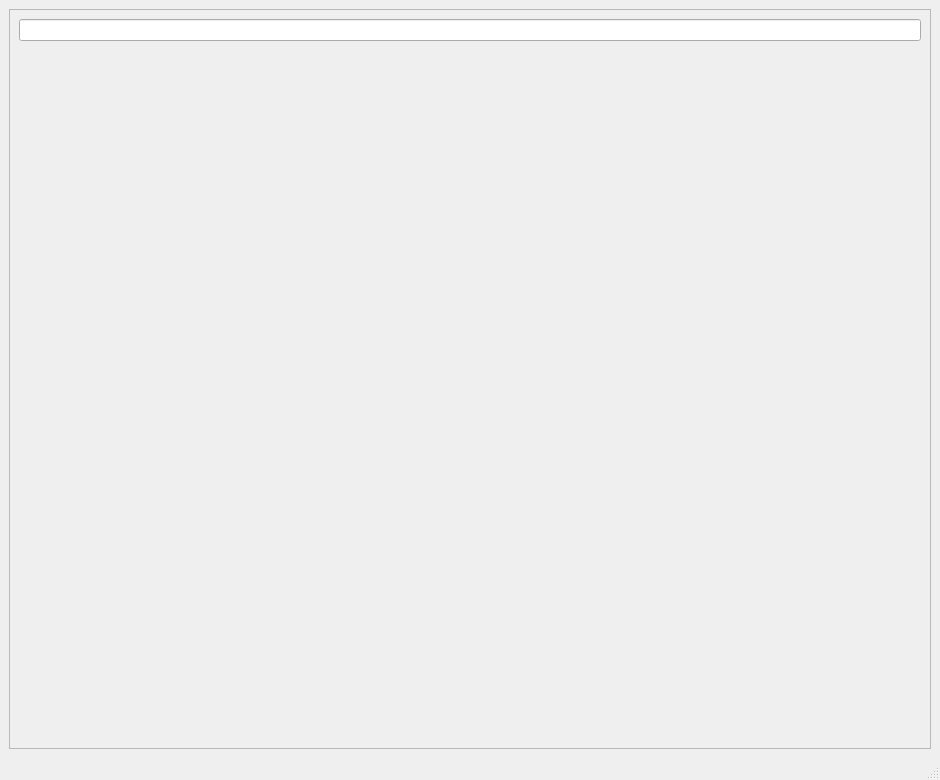
<?xml version="1.0" encoding="UTF-8"?>
<ui version="4.0">
 <class>MainWindow</class>
 <widget class="QMainWindow" name="MainWindow">
  <property name="geometry">
   <rect>
    <x>0</x>
    <y>0</y>
    <width>940</width>
    <height>780</height>
   </rect>
  </property>
  <property name="windowTitle">
   <string>MainWindow</string>
  </property>
  <widget class="QWidget" name="centralwidget">
   <layout class="QVBoxLayout" name="verticalLayout">
    <item>
     <widget class="QFrame" name="frame">
      <property name="frameShape">
       <enum>QFrame::StyledPanel</enum>
      </property>
      <property name="frameShadow">
       <enum>QFrame::Raised</enum>
      </property>
      <layout class="QVBoxLayout" name="verticalLayout_2">
       <item>
        <widget class="QLineEdit" name="lineEdit"/>
       </item>
       <item>
        <widget class="QWidget" name="widget" native="true"/>
       </item>
      </layout>
     </widget>
    </item>
   </layout>
  </widget>
  <widget class="QMenuBar" name="menubar">
   <property name="geometry">
    <rect>
     <x>0</x>
     <y>0</y>
     <width>940</width>
     <height>26</height>
    </rect>
   </property>
  </widget>
  <widget class="QStatusBar" name="statusbar"/>
 </widget>
 <resources/>
 <connections/>
</ui>
